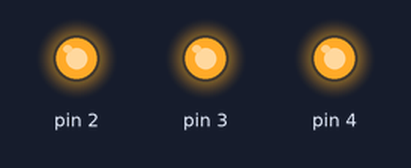
Recording of a sketch running on a simulated Arduino Uno, built with avr-gcc and run on an emulated ATmega328P. Parts: output pins drawn as LEDs (lit = HIGH).

Above: at 0.5 s.
At 3.5 s:
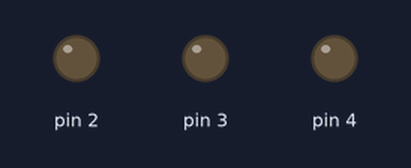
Timing chart, 0 to 4.6 s (numbered marks = the images above):
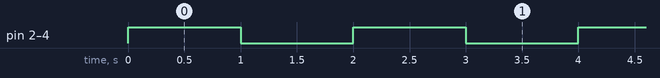

The sketch:

sketch_jun14b.ino
```cpp
void setup() {
  pinMode(2, OUTPUT);
  pinMode(3, OUTPUT);
  pinMode(4, OUTPUT);
}

void loop() {
  digitalWrite(2, HIGH);
  digitalWrite(3, HIGH);
  digitalWrite(4, HIGH);
  delay(1000);
  digitalWrite(2, LOW);
  digitalWrite(3, LOW);
  digitalWrite(4, LOW);
  delay(1000);
}
```

Measured:
- by itself, pin 2–4: alternates HIGH for 1.0 s and LOW for 1.0 s
